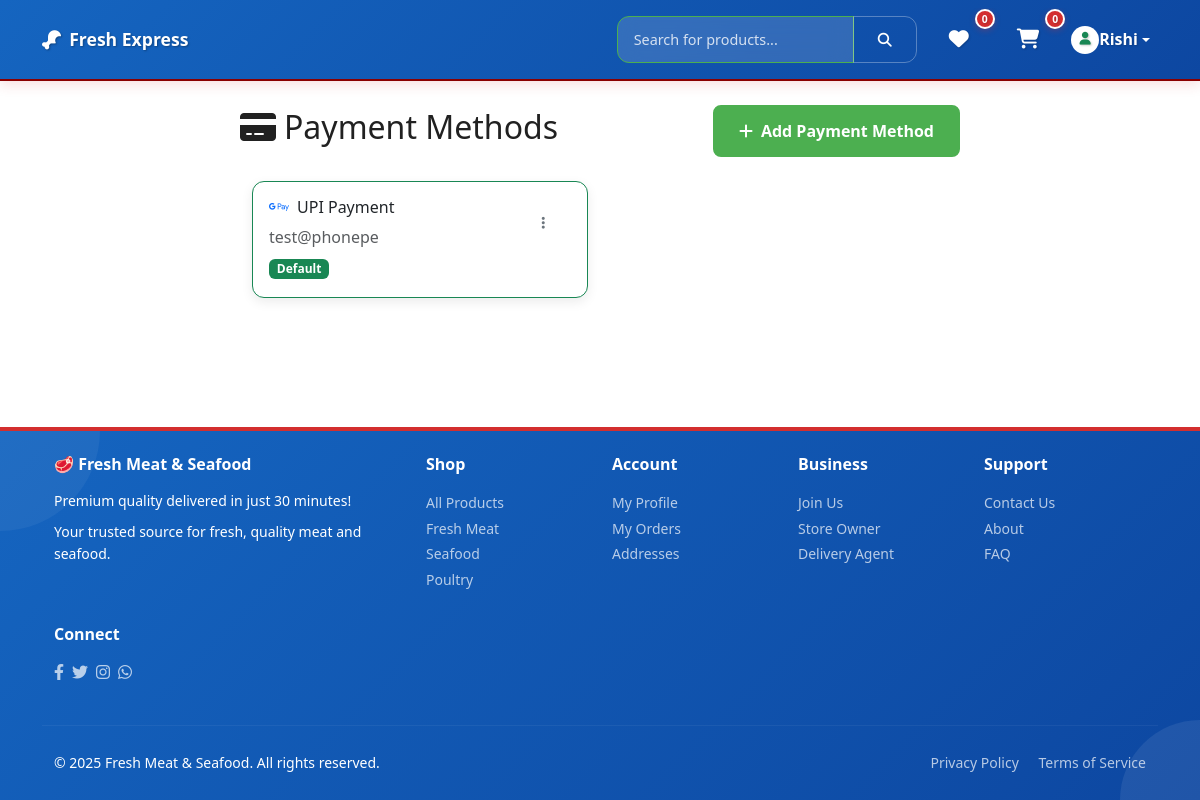
The app's page /payments/methods/ (signed in) with its own data.
### accounts/models.py (models this page shows, shortened)
class User(AbstractUser):
    USER_TYPES = [
        ('customer', 'Customer'),
        ('store_owner', 'Store Owner'),
        ('store_staff', 'Store Staff'),
        ('delivery_agent', 'Delivery Agent'),
        ('admin', 'Admin'),
    ]
    user_type = models.CharField(max_length=20, choices=USER_TYPES, default='customer')
    phone_number = models.CharField(max_length=15, blank=True, null=True)
    email_verified = models.BooleanField(default=False)
    phone_verified = models.BooleanField(default=False)
    created_at = models.DateTimeField(auto_now_add=True)
    updated_at = models.DateTimeField(auto_now=True)

### payments/models.py (models this page shows, shortened)
class PaymentMethod(models.Model):
    PAYMENT_TYPES = [
        ('upi', 'UPI Payment'),
        ('card', 'Credit/Debit Card'),
        ('cod', 'Cash on Delivery'),
        ('netbanking', 'Net Banking'),
        ('wallet', 'Digital Wallet'),
    ]
    user = models.ForeignKey(settings.AUTH_USER_MODEL, on_delete=models.CASCADE, related_name='payment_methods')
    payment_type = models.CharField(max_length=20, choices=PAYMENT_TYPES)
    upi_id = models.CharField(max_length=100, blank=True, null=True)
    card_number = models.CharField(max_length=20, blank=True, null=True)  # Encrypted
    card_holder_name = models.CharField(max_length=100, blank=True, null=True)
    expiry_month = models.CharField(max_length=2, blank=True, null=True)
    expiry_year = models.CharField(max_length=4, blank=True, null=True)
    card_type = models.CharField(max_length=20, blank=True, null=True)  # visa, mastercard, etc.
    is_default = models.BooleanField(default=False)
    is_active = models.BooleanField(default=True)
    created_at = models.DateTimeField(auto_now_add=True)
    updated_at = models.DateTimeField(auto_now=True)
    class Meta:
        ordering = ['-is_default', '-created_at']

### payments/views.py (the view)
# urls.py: path('methods/', views.payment_methods, name='payment_methods'),
@login_required
def payment_methods(request):
    methods = PaymentMethod.objects.filter(user=request.user)
    upi_providers = UPIProvider.objects.filter(is_active=True)
    context = {
        'payment_methods': methods,
        'upi_providers': upi_providers,
    }
    return render(request, 'payments/payment_methods.html', context)

### templates/payments/payment_methods.html (shortened to what this page needs)
{% extends 'base_mobile.html' %}
{% load static %}
{% block content %}
<div class="container py-4">
    <div class="row">
        <div class="col-md-8 mx-auto">
            <div class="d-flex justify-content-between align-items-center mb-4">
                <h2><i class="fas fa-credit-card me-2"></i>Payment Methods</h2>
                <button class="btn btn-success" data-bs-toggle="modal" data-bs-target="#addPaymentModal">
                    <i class="fas fa-plus me-2"></i>Add Payment Method
                </button>
            </div>
            {% if payment_methods %}
                <div class="row">
                    {% for method in payment_methods %}
                    <div class="col-md-6 mb-3">
                        <div class="card {% if method.is_default %}border-success{% endif %}">
                            <div class="card-body">
                                <div class="d-flex justify-content-between align-items-start">
                                    <div>
                                        {% if method.payment_type == 'upi' %}
                                            <h6><i class="fab fa-google-pay me-2 text-primary"></i>UPI Payment</h6>
                                            <p class="text-muted mb-0">{{ method.upi_id }}</p>
                                        {% elif method.payment_type == 'card' %}
                                            <h6><i class="fas fa-credit-card me-2 text-warning"></i>{{ method.card_type|title }} Card</h6>
                                            <p class="text-muted mb-0">{{ method.card_holder_name }}</p>
                                            <p class="text-muted mb-0">****{{ method.card_number }}</p>
                                        {% elif method.payment_type == 'cod' %}
                                            <h6><i class="fas fa-money-bill-wave me-2 text-success"></i>Cash on Delivery</h6>
                                            <p class="text-muted mb-0">Pay when you receive your order</p>
                                        {% endif %}
                                        {% if method.is_default %}
                                            <span class="badge bg-success mt-2">Default</span>
                                        {% endif %}
                                    </div>
                                    <div class="dropdown">
                                        <button class="btn btn-sm btn-outline-secondary" data-bs-toggle="dropdown">
                                            <i class="fas fa-ellipsis-v"></i>
                                        </button>
                                    </div>
                                </div>
                            </div>
                        </div>
                    </div>
                    {% endfor %}
                </div>
            {% else %}
                <div class="text-center py-5">
                    <i class="fas fa-credit-card fa-4x text-muted mb-3"></i>
                    <h4>No Payment Methods Added</h4>
                    <p class="text-muted">Add your preferred payment methods to make checkout faster</p>
                </div>
            {% endif %}
        </div>
    </div>
</div>
{% endblock %}

### templates/base_mobile.html (shortened to what this page needs)
{% load static %}
<!DOCTYPE html>
<html lang="en">
<head>
    <link href="https://cdn.jsdelivr.net/npm/bootstrap@5.3.0/dist/css/bootstrap.min.css" rel="stylesheet">
    <link rel="stylesheet" href="https://cdnjs.cloudflare.com/ajax/libs/font-awesome/6.4.0/css/all.min.css">
    {% load static %}
    <link rel="stylesheet" href="{% static 'css/appetite-theme.css' %}">
    <link rel="stylesheet" href="{% static 'css/common.css' %}">
    <link rel="stylesheet" href="{% static 'css/components/cart.css' %}">
    <link rel="stylesheet" href="{% static 'css/components/wishlist.css' %}">
    <link rel="stylesheet" href="{% static 'css/components/search.css' %}">
    <link rel="stylesheet" href="{% static 'css/mobile-overflow-fix.css' %}">
    <link rel="stylesheet" href="{% static 'css/global-product-card.css' %}">
</head>
<body>
    <nav class="navbar navbar-expand-lg modern-navbar">
        <div class="container" style="overflow: hidden;">
            <a class="navbar-brand modern-brand" href="{% url 'core:home' %}">
                <i class="fas fa-drumstick-bite me-2"></i>Fresh Express
            </a>
            <div class="navbar-nav ms-auto desktop-nav">
                <ul class="navbar-nav align-items-center">
                    <li class="nav-item me-3">
                        <form method="GET" action="{% url 'catalog:product_list' %}" class="d-flex">
                            <div class="input-group" style="width: 300px;">
                                <input type="text" class="form-control form-control-sm"
                                       placeholder="Search for products..." name="q" id="search-input"
                                       value="{{ request.GET.q }}">
                                <button class="btn btn-outline-light btn-sm" type="submit">
                                    <i class="fas fa-search"></i>
                                </button>
                            </div>
                        </form>
                    </li>
                    {% if user.is_authenticated and is_customer %}
                    <li class="nav-item me-3">
                        <a class="nav-link position-relative" href="{% url 'accounts:wishlist' %}">
                            <i class="fas fa-heart fa-lg"></i>
                            <span class="position-absolute top-0 start-100 translate-middle cart-badge">
                                <span id="wishlist-count">{{ total_wishlist_items|default:0 }}</span>
                            </span>
                        </a>
                    </li>
                    {% endif %}
                    {% if user.is_authenticated and is_customer %}
                    <li class="nav-item me-3">
                        <a class="nav-link position-relative" href="{% url 'orders:cart' %}">
                            <i class="fas fa-shopping-cart fa-lg"></i>
                            <span class="position-absolute top-0 start-100 translate-middle cart-badge">
                                <span id="cart-count">{{ total_cart_items|default:0 }}</span>
                            </span>
                        </a>
                    </li>
                    {% endif %}
                    {% if user.is_authenticated %}
                    <li class="nav-item dropdown">
                        <a class="nav-link dropdown-toggle d-flex align-items-center" href="#" id="userDropdown" role="button" data-bs-toggle="dropdown" aria-expanded="false">
                            <div class="rounded-circle bg-white text-success d-flex align-items-center justify-content-center me-2" style="width: 28px; height: 28px;">
                                <i class="fas fa-user" style="font-size: 0.8rem;"></i>
                            </div>
                            <span class="d-none d-md-inline">{{ user.first_name|default:user.username|truncatechars:10 }}</span>
                        </a>
                    </li>
                    {% endif %}
                </ul>
            </div>
        </div>
    </nav>
    <main class="main-content">
        {% block content %}{% endblock %}
    </main>
    <div class="toast-container position-fixed top-0 end-0 p-3" style="z-index: 1055;"></div>
    <footer class="modern-footer py-4 mt-5">
        <div class="container">
            <div class="row">
                <div class="col-md-4 mb-3">
                    <h6 class="fw-bold mb-3">🥩 Fresh Meat & Seafood</h6>
                    <p class="small mb-2">Premium quality delivered in just 30 minutes!</p>
                    <p class="small mb-0">Your trusted source for fresh, quality meat and seafood.</p>
                </div>
                <div class="col-md-2 mb-3">
                    <h6 class="fw-bold mb-3">Shop</h6>
                    <ul class="list-unstyled">
                        <li><a href="{% url 'catalog:product_list' %}" class="text-white-50 text-decoration-none small">All Products</a></li>
                        <li><a href="{% url 'catalog:product_list' %}?category=fresh-meat" class="text-white-50 text-decoration-none small">Fresh Meat</a></li>
                        <li><a href="{% url 'catalog:product_list' %}?category=seafood" class="text-white-50 text-decoration-none small">Seafood</a></li>
                        <li><a href="{% url 'catalog:product_list' %}?category=poultry" class="text-white-50 text-decoration-none small">Poultry</a></li>
                    </ul>
                </div>
                <div class="col-md-2 mb-3">
                    <h6 class="fw-bold mb-3">Account</h6>
                    <ul class="list-unstyled">
                        {% if user.is_authenticated %}
                            <li><a href="{% url 'accounts:profile' %}" class="text-white-50 text-decoration-none small">My Profile</a></li>
                            <li><a href="{% url 'orders:order_list' %}" class="text-white-50 text-decoration-none small">My Orders</a></li>
                            <li><a href="{% url 'accounts:address_list' %}" class="text-white-50 text-decoration-none small">Addresses</a></li>
                        {% else %}
                            <li><a href="{% url 'accounts:customer_login' %}" class="text-white-50 text-decoration-none small">Login</a></li>
                            <li><a href="{% url 'accounts:customer_register' %}" class="text-white-50 text-decoration-none small">Register</a></li>
                        {% endif %}
                    </ul>
                </div>
                <div class="col-md-2 mb-3">
                    <h6 class="fw-bold mb-3">Business</h6>
                    <ul class="list-unstyled">
                        <li><a href="{% url 'accounts:business_register' %}" class="text-white-50 text-decoration-none small">Join Us</a></li>
                        <li><a href="{% url 'accounts:store_register' %}" class="text-white-50 text-decoration-none small">Store Owner</a></li>
                        <li><a href="{% url 'accounts:delivery_register' %}" class="text-white-50 text-decoration-none small">Delivery Agent</a></li>
                    </ul>
                </div>
                <div class="col-md-2 mb-3">
                    <h6 class="fw-bold mb-3">Support</h6>
                    <ul class="list-unstyled">
                        <li><a href="{% url 'core:contact' %}" class="text-white-50 text-decoration-none small">Contact Us</a></li>
                        <li><a href="{% url 'core:about' %}" class="text-white-50 text-decoration-none small">About</a></li>
                        <li><a href="{% url 'core:faq' %}" class="text-white-50 text-decoration-none small">FAQ</a></li>
                    </ul>
                </div>
                <div class="col-md-2 mb-3">
                    <h6 class="fw-bold mb-3">Connect</h6>
                    <div class="d-flex gap-2">
                        <a href="#" class="text-white-50"><i class="fab fa-facebook-f"></i></a>
                        <a href="#" class="text-white-50"><i class="fab fa-twitter"></i></a>
                        <a href="#" class="text-white-50"><i class="fab fa-instagram"></i></a>
                        <a href="#" class="text-white-50"><i class="fab fa-whatsapp"></i></a>
                    </div>
                </div>
            </div>
            <hr class="my-4" style="border-color: rgba(255,255,255,0.2);">
            <div class="row align-items-center">
                <div class="col-md-6">
                    <p class="small mb-0">&copy; 2025 Fresh Meat & Seafood. All rights reserved.</p>
                </div>
                <div class="col-md-6 text-md-end">
                    <small class="text-white-50">
                        <a href="{% url 'core:privacy' %}" class="text-white-50 text-decoration-none me-3">Privacy Policy</a>
                        <a href="{% url 'core:terms' %}" class="text-white-50 text-decoration-none">Terms of Service</a>
                    </small>
                </div>
            </div>
        </div>
    </footer>
</body>
</html>

### records on screen
User: first_name "Rishi"
PaymentMethod: upi_id "test@phonepe", is_default "Default"

### other values on screen
{{ total_wishlist_items|default:0 }} "0"
{{ total_cart_items|default:0 }} "0"
